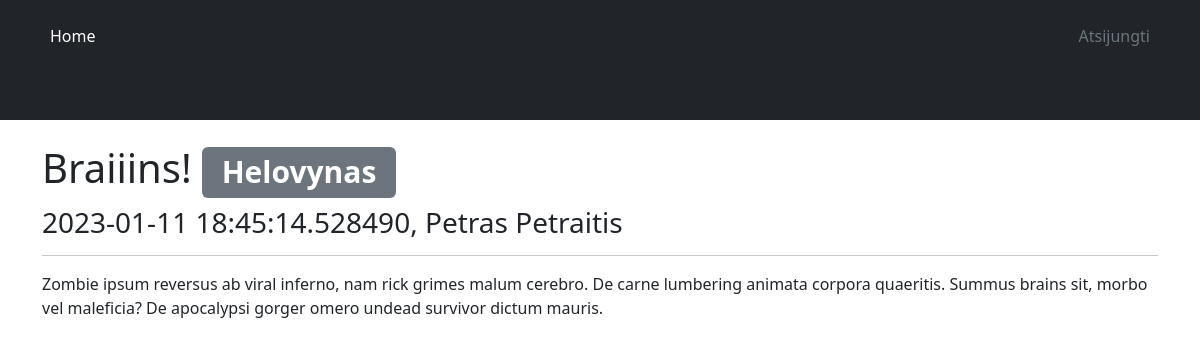
Screenshot of /article/3 (signed in) with the database file from the repository.
### app/models/Articles.py (models this page shows, shortened)
class Articles(db.Model):
    id = db.Column(db.Integer, primary_key=True)
    title = db.Column(db.String(255), nullable=False)
    text = db.Column(db.Text, nullable=False)
    status = db.Column(db.Enum(StatusType), nullable=False,
                       default=StatusType.IN_REVIEW)
    date = db.Column(db.DateTime, nullable=False, default=datetime.now())
    author_id = db.Column(db.Integer, db.ForeignKey('authors.id'))
    author = db.relationship('Authors')
    tags = db.relationship('Tags', secondary=articles_tags)

### app/models/Tags.py (models this page shows, shortened)
class Tags(db.Model):
    id = db.Column(db.Integer, primary_key=True)
    name = db.Column(db.String(100), nullable=False, unique=True)

### app/models/Authors.py (models this page shows, shortened)
class Authors(db.Model):
    id = db.Column(db.Integer, primary_key=True)
    first_name = db.Column(db.String(100), nullable=False)
    last_name = db.Column(db.String(100), nullable=False)

### app/views.py (the view)
@app.route('/article/<int:id>')
def article(id):
    article = Articles.query.get(id)
    return render_template('article.html', article=article, StatusType=StatusType)

### app/views.py (called while the page is built)
@login_manager.user_loader
def load_user(user_id):
    return User.query.get(user_id)

### app/templates/article.html (shortened to what this page needs)
{% extends 'base.html' %}
{% block main %}
  <div class="mb-5">
  {% if article.status.value == StatusType.PUBLISHED.value %}
    <h1>{{ article.title }}
      {% for tag in article.tags %}
        <span class="badge bg-secondary">{{ tag.name }}</span>
      {% endfor %}
    </h1>
    <h3>{{ article.date }}, {{ article.author.first_name }} {{ article.author.last_name }}</h3>
    <hr>
    <p>{{ article.text }}</p>
  {% else %}
    <h2>{{ article.title }} - <i>Publikavimas laikinai išjungtas</i></h2>
  {% endif %}
  </div>
{% endblock %}

### rows the page displays
Articles: title "Braiiins!", date "2023-01-11 18:45:14.528490", text "Zombie ipsum reversus ab viral inferno, nam rick grimes malum cerebro. De carne lumbering animata corpora quaeritis. Summus brains sit​​, morbo vel maleficia? De apocalypsi gorger omero undead survivor dictum mauris."
Tags: name "Helovynas"
Authors: author.first_name "Petras", author.last_name "Petraitis"
